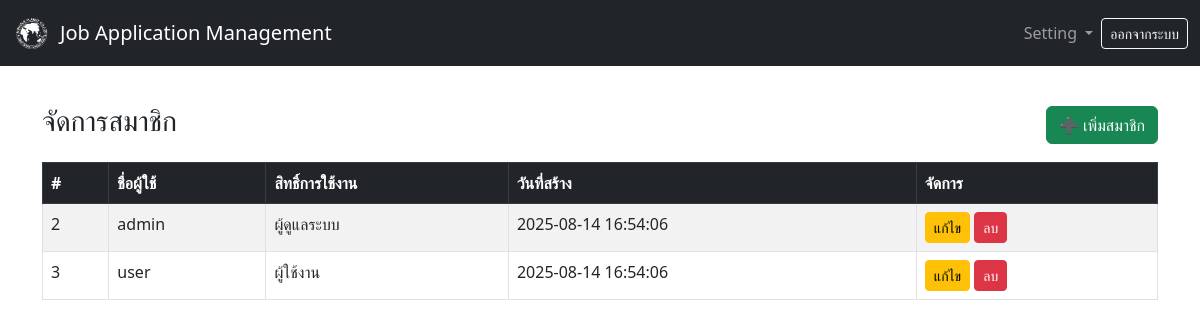
The page /user_manage.php on the database its author committed.
### tables this page shows
CREATE TABLE users (
    id INT AUTO_INCREMENT PRIMARY KEY,
    username VARCHAR(50) NOT NULL UNIQUE,
    password VARCHAR(255) NOT NULL,
    role ENUM('admin', 'user') NOT NULL DEFAULT 'user',
    created_at TIMESTAMP DEFAULT CURRENT_TIMESTAMP
);

### user_manage.php (the view, shortened to what this page needs)
<?php
include 'config.php';
$sql = "SELECT * FROM users ORDER BY id ASC";
$result = $conn->query($sql);
?>
<!DOCTYPE html>
<html lang="th">
<head>
  <link rel="stylesheet" href="assets/style_back_office.css">
  <link rel="stylesheet" href="https://cdnjs.cloudflare.com/ajax/libs/font-awesome/6.0.0/css/all.min.css">
  <link href="https://cdn.jsdelivr.net/npm/bootstrap@5.3.0/dist/css/bootstrap.min.css" rel="stylesheet">
</head>
<body>
  <?php include 'nav.php'; ?>
  <div class="container mt-4">
    <div class="d-flex justify-content-between align-items-center mb-3">
      <h3>จัดการสมาชิก</h3>
      <a href="user_add.php" class="btn btn-success">➕ เพิ่มสมาชิก</a>
    </div>
    <div class="table-responsive">
      <table class="table table-bordered table-striped">
        <thead class="table-dark">
          <tr>
            <th>#</th>
            <th>ชื่อผู้ใช้</th>
            <th>สิทธิ์การใช้งาน</th>
            <th>วันที่สร้าง</th>
            <th>จัดการ</th>
          </tr>
        </thead>
        <tbody>
          <?php if ($result->num_rows > 0): ?>
            <?php while ($row = $result->fetch_assoc()): ?>
              <tr>
                <td><?= $row['id'] ?></td>
                <td><?= htmlspecialchars($row['username']) ?></td>
                <td>
                  <?= $row['role'] == 'admin' ? 'ผู้ดูแลระบบ' : 'ผู้ใช้งาน' ?>
                </td>
                <td><?= $row['created_at'] ?></td>
                <td>
                  <a href="user_edit.php?id=<?= $row['id'] ?>" class="btn btn-warning btn-sm">แก้ไข</a>
                  <a href="function/delete_user.php?id=<?= $row['id'] ?>"
                     class="btn btn-danger btn-sm"
                     onclick="return confirm('ยืนยันการลบ?')">ลบ</a>
                </td>
              </tr>
            <?php endwhile; ?>
          <?php else: ?>
            <tr>
              <td colspan="5" class="text-center">ไม่มีข้อมูลสมาชิก</td>
            </tr>
          <?php endif; ?>
        </tbody>
      </table>
    </div>
  </div>
</body>
</html>

### assets/style_back_office.css (style rules this page uses)
body { padding-bottom: 70px; padding-top: 80px; background-color: #f8f9fa; }

### rows shown on the page
users: id "2", username "admin", role "ผู้ดูแลระบบ", created_at "2025-08-14 16:54:06"
users: id "3", username "user", role "ผู้ใช้งาน", created_at "2025-08-14 16:54:06"
